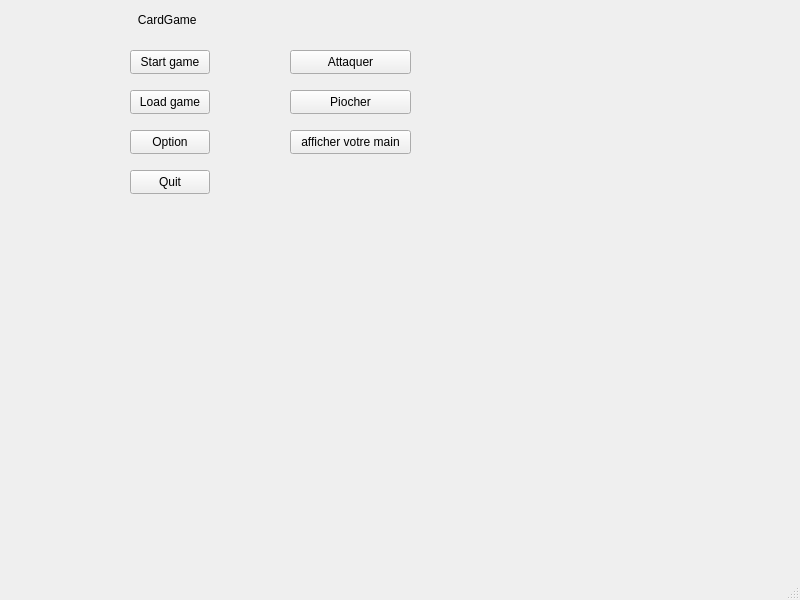
<?xml version="1.0" encoding="UTF-8"?>
<ui version="4.0">
 <class>MainWindow</class>
 <widget class="QMainWindow" name="MainWindow">
  <property name="geometry">
   <rect>
    <x>0</x>
    <y>0</y>
    <width>800</width>
    <height>600</height>
   </rect>
  </property>
  <property name="windowTitle">
   <string>MainWindow</string>
  </property>
  <widget class="QWidget" name="centralwidget">
   <widget class="QPushButton" name="ButtonStartGame">
    <property name="geometry">
     <rect>
      <x>130</x>
      <y>50</y>
      <width>80</width>
      <height>24</height>
     </rect>
    </property>
    <property name="text">
     <string>Start game</string>
    </property>
   </widget>
   <widget class="QPushButton" name="ButtonLoadGame">
    <property name="geometry">
     <rect>
      <x>130</x>
      <y>90</y>
      <width>80</width>
      <height>24</height>
     </rect>
    </property>
    <property name="text">
     <string>Load game</string>
    </property>
   </widget>
   <widget class="QPushButton" name="ButtonOption">
    <property name="geometry">
     <rect>
      <x>130</x>
      <y>130</y>
      <width>80</width>
      <height>24</height>
     </rect>
    </property>
    <property name="text">
     <string>Option</string>
    </property>
   </widget>
   <widget class="QPushButton" name="ButtonQuit">
    <property name="geometry">
     <rect>
      <x>130</x>
      <y>170</y>
      <width>80</width>
      <height>24</height>
     </rect>
    </property>
    <property name="text">
     <string>Quit</string>
    </property>
   </widget>
   <widget class="QPushButton" name="Attaquer">
    <property name="geometry">
     <rect>
      <x>290</x>
      <y>50</y>
      <width>121</width>
      <height>24</height>
     </rect>
    </property>
    <property name="text">
     <string>Attaquer</string>
    </property>
   </widget>
   <widget class="QPushButton" name="Piocher">
    <property name="geometry">
     <rect>
      <x>290</x>
      <y>90</y>
      <width>121</width>
      <height>24</height>
     </rect>
    </property>
    <property name="text">
     <string>Piocher</string>
    </property>
   </widget>
   <widget class="QPushButton" name="Afficher_carte">
    <property name="geometry">
     <rect>
      <x>290</x>
      <y>130</y>
      <width>121</width>
      <height>24</height>
     </rect>
    </property>
    <property name="text">
     <string>afficher votre main</string>
    </property>
   </widget>
   <widget class="QLabel" name="label">
    <property name="geometry">
     <rect>
      <x>128</x>
      <y>10</y>
      <width>81</width>
      <height>20</height>
     </rect>
    </property>
    <property name="text">
     <string>   CardGame</string>
    </property>
   </widget>
  </widget>
  <widget class="QMenuBar" name="menubar">
   <property name="geometry">
    <rect>
     <x>0</x>
     <y>0</y>
     <width>800</width>
     <height>21</height>
    </rect>
   </property>
  </widget>
  <widget class="QStatusBar" name="statusbar"/>
 </widget>
 <resources/>
 <connections/>
</ui>
